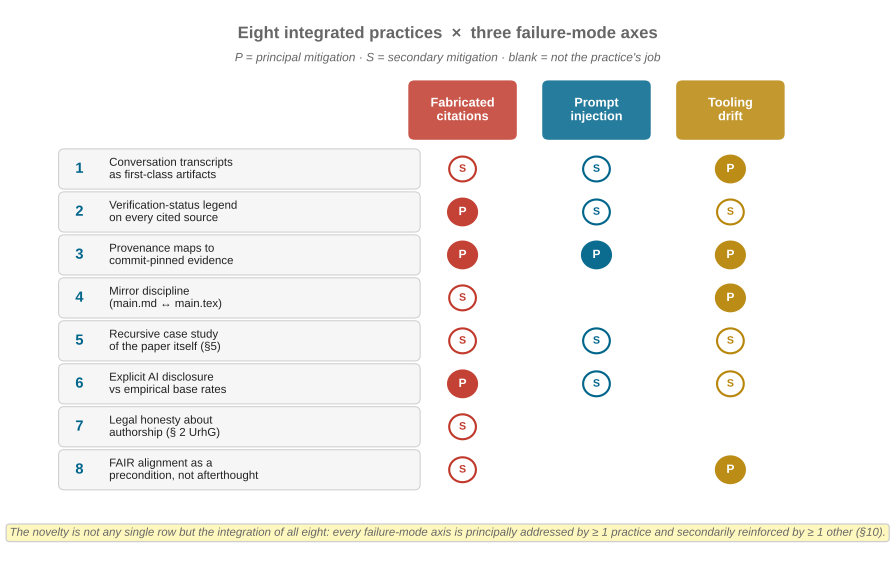

Write Python code to recreate this figure.
#!/usr/bin/env python3
"""
Figure 11 — Eight integrated practices × three failure-mode axes (ILL-05).

Conceptual diagram mapping the eight integrated practices listed in §10
(numbered items 1–8) onto the three failure-mode axes they address —
fabricated citations, prompt injection, tooling drift. Concise summary of
the paper's methodological contribution; intended as the visual abstract
for the submission.

Authorship: AI-authored (illustration agent, 2026-05-02).

Source: §10 (eight numbered practices); §7.6 (sloppification / fabricated
citations), §7.8–§7.9 (prompt injection from imported artifacts), §9.4
(tooling drift). The mapping below is the agent's reading of which
practice principally addresses which axis and is auditable against those
sections of the paper.
"""

import os
import sys

import matplotlib
matplotlib.use("Agg")
import matplotlib.pyplot as plt
from matplotlib.patches import FancyBboxPatch, Circle

HERE = os.path.dirname(os.path.abspath(__file__))
sys.path.insert(0, HERE)
import dlr_style  # noqa: E402

# Eight practices (short labels; full text in §10).
practices = [
    ("1", "Conversation transcripts\nas first-class artifacts"),
    ("2", "Verification-status legend\non every cited source"),
    ("3", "Provenance maps to\ncommit-pinned evidence"),
    ("4", "Mirror discipline\n(main.md ↔ main.tex)"),
    ("5", "Recursive case study\nof the paper itself (§5)"),
    ("6", "Explicit AI disclosure\nvs empirical base rates"),
    ("7", "Legal honesty about\nauthorship (§ 2 UrhG)"),
    ("8", "FAIR alignment as a\nprecondition, not afterthought"),
]

# Failure-mode axes
axes = [
    ("Fabricated\ncitations", "#c0392b", "fab"),
    ("Prompt\ninjection",     dlr_style.DLR_BLUE, "inj"),
    ("Tooling\ndrift",        "#b8860b", "drift"),
]

# Mapping: which axis each practice principally addresses.
# Marks: "P" = principal mitigation, "S" = secondary mitigation.
mapping = {
    "1": {"fab": "S", "inj": "S", "drift": "P"},
    "2": {"fab": "P", "inj": "S", "drift": "S"},
    "3": {"fab": "P", "inj": "P", "drift": "P"},
    "4": {"fab": "S", "inj": "",  "drift": "P"},
    "5": {"fab": "S", "inj": "S", "drift": "S"},
    "6": {"fab": "P", "inj": "S", "drift": "S"},
    "7": {"fab": "S", "inj": "",  "drift": ""},
    "8": {"fab": "S", "inj": "",  "drift": "P"},
}

fig, ax = plt.subplots(figsize=(11, 7.5))
ax.set_xlim(0, 11)
ax.set_ylim(0, 8)
ax.set_axis_off()

# Header
ax.text(5.5, 7.65, "Eight integrated practices  ×  three failure-mode axes",
        ha="center", va="center", fontsize=12.5, fontweight="bold",
        color=dlr_style.DLR_GRAY)
ax.text(5.5, 7.30,
        "P = principal mitigation · S = secondary mitigation · "
        "blank = not the practice's job",
        ha="center", va="center", fontsize=9, style="italic",
        color=dlr_style.DLR_GRAY)

# Column headers (axes)
col_x = [5.7, 7.5, 9.3]
for (label, color, _), x in zip(axes, col_x):
    p = FancyBboxPatch((x - 0.7, 6.15), 1.4, 0.8,
                       boxstyle="round,pad=0.04,rounding_size=0.10",
                       fc=color, ec="white", lw=1.2, alpha=0.85)
    ax.add_patch(p)
    ax.text(x, 6.55, label, ha="center", va="center",
            fontsize=9.5, color="white", fontweight="bold")

# Practice rows
row_y0 = 5.7
row_h  = 0.62
for i, (num, label) in enumerate(practices):
    y = row_y0 - i * row_h
    # practice cell
    p = FancyBboxPatch((0.3, y - row_h / 2 + 0.05), 4.8, row_h - 0.1,
                       boxstyle="round,pad=0.03,rounding_size=0.08",
                       fc="#f6f6f6", ec=dlr_style.DLR_HAIRLINE, lw=0.8)
    ax.add_patch(p)
    ax.text(0.55, y, num, ha="center", va="center",
            fontsize=11, fontweight="bold", color=dlr_style.DLR_BLUE)
    ax.text(0.95, y, label, ha="left", va="center",
            fontsize=8.6, color="#222")

    # cells for each axis
    for (_, color, key), x in zip(axes, col_x):
        mark = mapping[num][key]
        if mark == "P":
            c = Circle((x, y), 0.22, facecolor=color, edgecolor="white",
                       lw=1.2, alpha=0.95, zorder=3)
            ax.add_patch(c)
            ax.text(x, y, "P", ha="center", va="center",
                    fontsize=9, fontweight="bold", color="white")
        elif mark == "S":
            c = Circle((x, y), 0.18, facecolor="white", edgecolor=color,
                       lw=1.6, zorder=3)
            ax.add_patch(c)
            ax.text(x, y, "S", ha="center", va="center",
                    fontsize=8, fontweight="bold", color=color)

# Footer note: integration claim
ax.text(5.5, 0.45,
        "The novelty is not any single row but the integration of all eight: "
        "every failure-mode axis is principally addressed by ≥ 1 practice and "
        "secondarily reinforced by ≥ 1 other (§10).",
        ha="center", va="center", fontsize=8.6, style="italic",
        color=dlr_style.DLR_GRAY,
        bbox=dict(boxstyle="round,pad=0.3", fc="#fff8be",
                  ec=dlr_style.DLR_HAIRLINE))

out_svg = os.path.join(HERE, "fig11-eight-practices.svg")
out_pdf = os.path.join(HERE, "fig11-eight-practices.pdf")
fig.savefig(out_svg, format="svg", bbox_inches="tight")
fig.savefig(out_pdf, format="pdf", bbox_inches="tight")
print(f"Saved: {out_svg}")
print(f"Saved: {out_pdf}")
